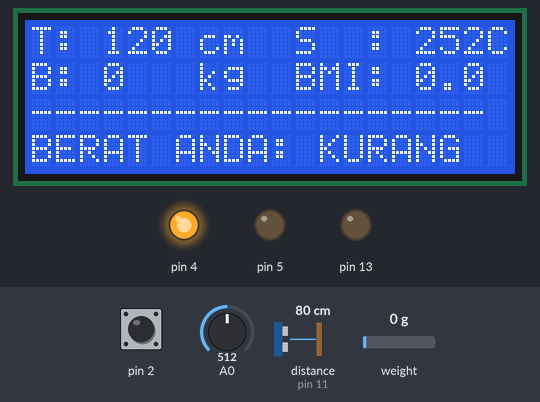
A sketch run on a simulated Arduino Uno, built with avr-gcc and run on an emulated ATmega328P. Shown: 20×4 character LCD, output pins drawn as LEDs (lit = HIGH). The inputs (shaded band) are chosen by the test bench; at power-on: pin 2 HIGH, weight on the scale 0 g, distance to the obstacle (sensor on pin 11) 80 cm, A0 = 512. The echo pulse lasts 58.3 µs per cm; what the sketch prints to the serial monitor is not drawn.

Above: at 5.2 s.
5.3 s: pin 2 pulled LOW for 1.75 s
At 7.8 s:
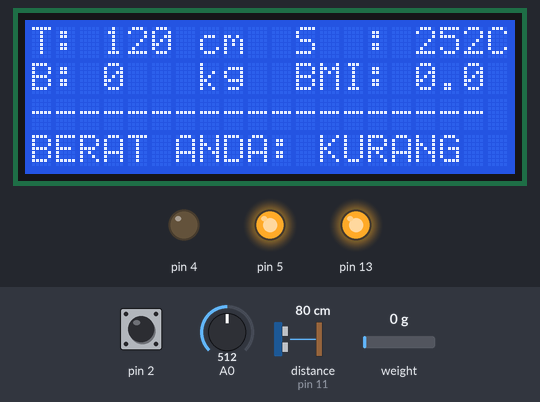
8.5 s: weight on the scale set to 3750 g
At 10.1 s:
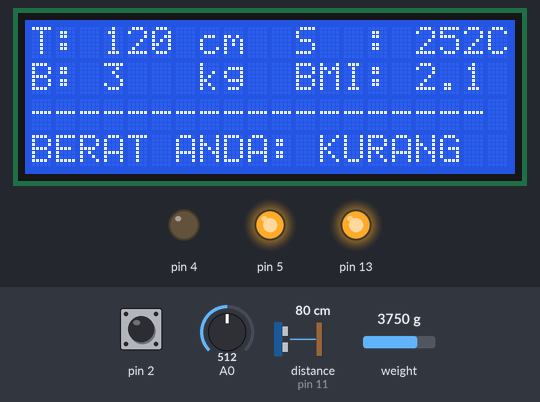
10.5 s: distance to the obstacle (sensor on pin 11) set to 2 cm
At 11.7 s:
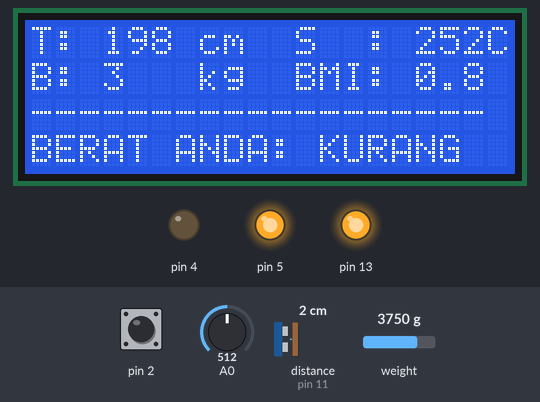
12.5 s: A0 set to 716
15.7 s: distance to the obstacle (sensor on pin 11) set to 4 cm
At 17.3 s:
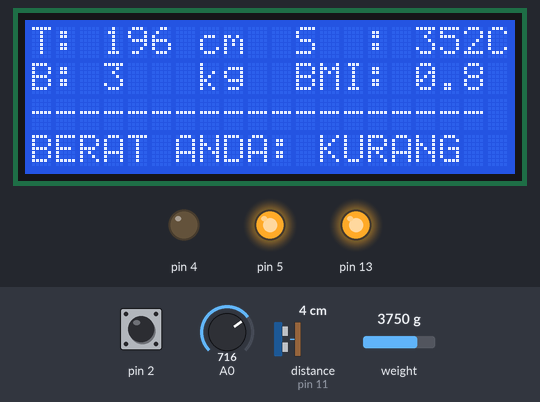
17.7 s: weight on the scale set to 4900 g
At 18.4 s:
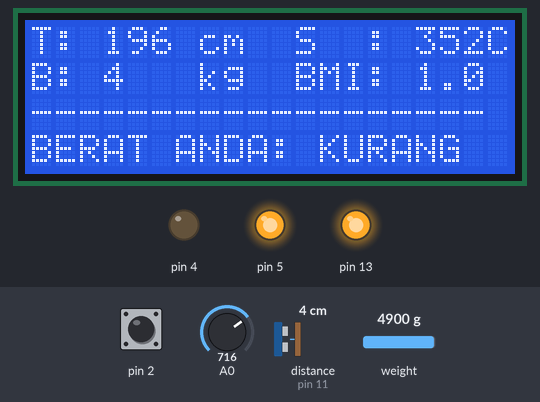
Timing chart, 0 to 20.7 s (numbered marks = the images above; inputs shaded):
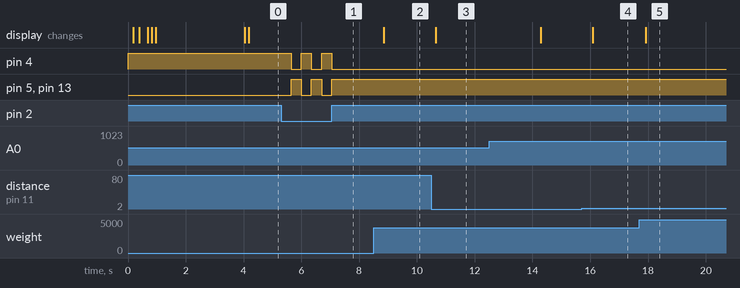

Measured:
- after the input at 5.3 s, pin 4: alternates HIGH for 0.35 s and LOW for 0.35 s, 5 changes in all, then stays LOW, starting after 0.35 s; pin 5, pin 13: alternates HIGH for 0.35 s and LOW for 0.35 s, 5 changes in all, then stays HIGH, starting after 0.35 s
- after the input at 8.5 s, the display: changes after 0.35 s (image 2)
- after the input at 10.5 s, the display: changes after 0.15 s (image 3)
- after the input at 15.7 s, the display: changes after 0.40 s (image 4)
- after the input at 17.7 s, the display: changes after 0.21 s (image 5)

The sketch:

BMI_project.ino
```cpp
#include <Ultrasonic.h>
#include <Wire.h>
#include <LiquidCrystal_I2C.h>
#include <HX711.h>

// Pengaturan HX711
#define calibration_factor -22500
// Pengaturan pin HX711
#define pinDout 7
#define pinClk 6

// Pengaturan pin HC-SR04
#define pinTriger 12
#define pinEcho 11

// Definisi Lainnya
#define PRIA 0
#define WANITA 1

#define belas 12
#define puluh 13
#define seratus 14
#define ratus 15
#define seribu 16
#define ribu 17
#define koma 18

#define Tinggi_Anda 19
#define cm 20
#define Berat_Anda 21
#define kg 22

#define Indek_Massa_Tubuh_Anda 23
#define Normal 24
#define Kurang 25
#define Berlebih 26
#define Obesitas 27

#define Anda_Harus 28
#define Mempertahankan 29
#define Mengurangi 30
#define Menambah 31
#define Berat_anda_pada_kisaran 32
#define sampai_dengan 33

volatile bool jenisKelamin;
unsigned char keadaanBerat;
unsigned char saran;

HX711 scale;

Ultrasonic ultrasonic(pinTriger, pinEcho);
LiquidCrystal_I2C lcd(0x27, 20, 4);

String bil[] = {
	"nol ",
	"satu ",
	"dua ",
	"tiga ",
	"empat ",
	"lima ",
	"enam ",
	"tujuh ",
	"delapan ",
	"sembilan ",
	"sepuluh ",
	"sebelas ",
	"belas ",
	"puluh ",
	"seratus ",
	"ratus ",
	"seribu ",
	"ribu ",
	"koma ",

	"Tinggi Anda ",
	"cm ",
	"Berat Anda ",
	"kg ",

	"Indek Massa Tubuh Anda: ",
	"Normal ",
	"Kurang ",
	"Berlebih ",
	"Obesitas ",

	"Anda Harus ",
	"Mempertahankan ",
	"Mengurangi ",
	"Menambah ",
	"Berat anda pada kisaran ",
	"sampai dengan "};

void setup()
{
	Serial.begin(9600);
	pinMode(2, INPUT_PULLUP);
	pinMode(4, OUTPUT);
	pinMode(5, OUTPUT);
	pinMode(13, OUTPUT);
	attachInterrupt(digitalPinToInterrupt(2), ubahJenisKelamin, LOW);

	digitalWrite(4, !jenisKelamin);
	digitalWrite(5, jenisKelamin);

	lcd.begin();
	lcd.clear();
	lcd.backlight();

	tampilanAwal();

	scale.begin(pinDout, pinClk);
	scale.set_scale(calibration_factor);
	scale.tare();

	tamplate();
}

void loop()
{
	int tinggi = 200 - ultrasonic.distanceRead();
	int berat = (int)scale.get_units();
	float suhu = ((500.00 / 1023.00) * analogRead(A0)) + 2.50;
	float bmi = ((float)berat / pow(((float)tinggi / 100), 2));

	char temp[3];
	dtostrf(bmi, 3, 1, temp);
	String statusBerat = Status(bmi);

	lcd.setCursor(3, 0);
	lcd.print("   ");
	lcd.setCursor(3, 0);
	lcd.print(tinggi);

	lcd.setCursor(16, 0);
	lcd.print("  ");
	lcd.setCursor(16, 0);
	lcd.print((int)suhu);

	lcd.setCursor(3, 1);
	lcd.print("   ");
	lcd.setCursor(3, 1);
	lcd.print(berat);

	lcd.setCursor(16, 1);
	lcd.print("    ");
	lcd.setCursor(16, 1);
	lcd.print(temp);

	lcd.setCursor(12, 3);
	lcd.print("        ");
	lcd.setCursor(12, 3);
	lcd.print(statusBerat);

	if (berat > 2)
	{
		BacaData(tinggi, berat);
	}
	delay(1500);
}

void tampilanAwal()
{
	lcd.clear();
	lcd.setCursor(0, 0);
	lcd.print("--------------------");
	lcd.setCursor(0, 3);
	lcd.print("--------------------");

	char baris1[] = "ALAT PENGUKUR";
	char baris2[] = "INDEKS MASSA TUBUH";

	lcd.setCursor(3, 1);
	for (int i = 0; i < sizeof(baris1) - 1; i++)
	{
		lcd.print(baris1[i]);
		delay(20);
	}
	delay(200);

	lcd.setCursor(1, 2);
	for (int i = 0; i < sizeof(baris2) - 1; i++)
	{
		lcd.print(baris2[i]);
		delay(20);
	}
	delay(2000);
}

void tamplate()
{
	lcd.clear();
	lcd.setCursor(0, 0);
	lcd.print("T:     cm");
	lcd.setCursor(11, 0);
	lcd.print("S  :   " + (String)(char)223 + "C");
	lcd.setCursor(0, 1);
	lcd.print("B:     kg");
	lcd.setCursor(11, 1);
	lcd.print("BMI:     ");
	lcd.setCursor(0, 2);
	lcd.print("-------------------");
	lcd.setCursor(0, 3);
	lcd.print("BERAT ANDA: ");
}

String Status(float bmi)
{
	if (jenisKelamin == PRIA)
	{
		if (bmi < 18)
		{
			keadaanBerat = Kurang;
			saran = Menambah;
			return "KURANG";
		}
		else if (bmi >= 18 && bmi < 25)
		{
			keadaanBerat = Normal;
			saran = Mempertahankan;
			return "NORMAL";
		}
		else if (bmi >= 25 && bmi < 27)
		{
			keadaanBerat = Berlebih;
			saran = Mengurangi;
			return "BERLEBIH";
		}
		else if (bmi >= 27)
		{
			keadaanBerat = Obesitas;
			saran = Mengurangi;
			return "OBESITAS";
		}
	}
	else
	{
		if (bmi < 17)
		{
			keadaanBerat = Kurang;
			saran = Menambah;
			return "KURANG";
		}
		else if (bmi >= 17 && bmi < 23)
		{
			keadaanBerat = Normal;
			saran = Mempertahankan;
			return "NORMAL";
		}
		else if (bmi >= 23 && bmi < 27)
		{
			keadaanBerat = Berlebih;
			saran = Mengurangi;
			return "BERLEBIH";
		}
		else if (bmi >= 27)
		{
			keadaanBerat = Obesitas;
			saran = Mengurangi;
			return "OBESITAS";
		}
	}
}

void ubahJenisKelamin()
{
	_delay_ms(350);
	jenisKelamin = !jenisKelamin;
	digitalWrite(4, !jenisKelamin);
	digitalWrite(5, jenisKelamin);
	digitalWrite(13, jenisKelamin);
}

void BacaData(int dataTinggi, int dataBerat)
{

	Serial.print(bil[Tinggi_Anda]);
	suaraBilangan(dataTinggi);
	Serial.println(bil[cm]);

	Serial.print(bil[Berat_Anda]);
	suaraBilangan(dataBerat);
	Serial.println(bil[kg]);

	Serial.print(bil[Indek_Massa_Tubuh_Anda]);
	Serial.println(bil[keadaanBerat]);

	Serial.print(bil[Anda_Harus]);
	Serial.print(bil[saran]);
	Serial.print(bil[Berat_anda_pada_kisaran]);

	if (jenisKelamin == PRIA)
	{
		suaraBilanganDesimal(18.0 * pow(((float)dataTinggi / 100.00), 2));
	}
	else
	{
		suaraBilanganDesimal(17.0 * pow(((float)dataTinggi / 100.00), 2));
	}

	Serial.print(bil[kg]);
	Serial.print(bil[sampai_dengan]);

	if (jenisKelamin == PRIA)
	{
		suaraBilanganDesimal(25.0 * pow(((float)dataTinggi / 100.00), 2));
	}
	else
	{
		suaraBilanganDesimal(23.0 * pow(((float)dataTinggi / 100.00), 2));
	}

	Serial.println(bil[kg]);
}

void suaraBilanganDesimal(float Bilangan)
{
	uint32_t xtemp = (Bilangan + 0.005) * 100;
	uint32_t keseluruhan = Bilangan;
	uint16_t desimal = xtemp - (keseluruhan * 100);
	uint8_t desimal1 = (desimal / 10);
	uint8_t desimal2 = desimal - (desimal1 * 10);

	suaraBilangan(keseluruhan);

	if (desimal != 0)
	{
		Serial.print(bil[koma]);
		suaraBilangan(desimal1);
		suaraBilangan(desimal2);
	}
}

void suaraBilangan(uint32_t Bilangan)
{
	if (Bilangan < 100)
	{
		suaraPuluhan(Bilangan);
	}
	else if (Bilangan < 1000)
	{
		suaraRatusan(Bilangan);
	}
	else
	{
		suaraRibuan(Bilangan);
	}
}

void suaraPuluhan(uint8_t Bilangan)
{
	if (Bilangan < 12)
	{
		Serial.print(bil[Bilangan]);
	}
	else if (Bilangan < 20)
	{
		Serial.print(bil[Bilangan - 10]);
		Serial.print(bil[belas]);
	}
	else
	{
		uint8_t puluhan = Bilangan / 10;
		Serial.print(bil[puluhan]);
		Serial.print(bil[puluh]);

		puluhan *= 10;
		if (Bilangan - puluhan != 0)
		{
			Serial.print(bil[(Bilangan - puluhan)]);
		}
	}
}

void suaraRatusan(uint16_t Bilangan)
{
	uint8_t ratusan = (uint8_t)(Bilangan / 100);
	if (ratusan == 1)
	{
		Serial.print(bil[seratus]);
	}
	else
	{
		Serial.print(bil[ratusan]);
		Serial.print(bil[ratus]);
	}
	if (Bilangan % 100)
	{
		suaraPuluhan(Bilangan - (ratusan * 100));
	}
}

void suaraRibuan(uint32_t Bilangan)
{
	uint16_t ribuan = (uint16_t)(Bilangan / 1000);
	if (ribuan == 1)
	{
		Serial.print(bil[seribu]);
	}
	else if (ribuan < 100)
	{
		suaraPuluhan(ribuan);
		Serial.print(bil[ribu]);
	}
	else
	{
		suaraRatusan(ribuan);
		Serial.print(bil[ribu]);
	}

	if (Bilangan % 1000)
	{
		suaraBilangan(Bilangan - (ribuan * 1000));
	}
}
```
